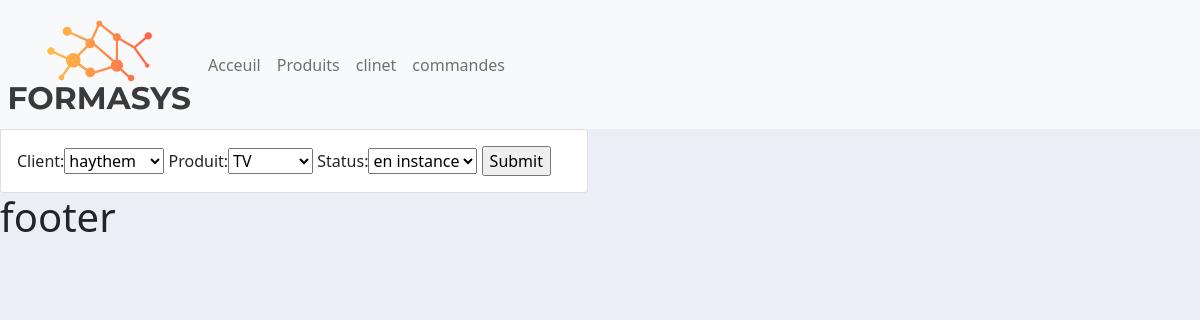
Page /commande/modifier_commande/1 on the committed database.
### commande/models.py (models this page shows)
class Commande(models.Model):
        STATUS=(('en instance','en instance'),
                ('non livré','non livré'),
                ('livré','livré'))
        client=models.ForeignKey(Client,null=True,on_delete=models.SET_NULL)
        produit=models.ForeignKey(Produit,null=True,on_delete=models.SET_NULL)
        status=models.CharField(max_length=200,null=True,choices=STATUS)
        dete_creation=models.DateTimeField(auto_now_add=True,null=True)

### commande/views.py (the view)
# urls.py: path('modifier_commande/<str:pk>',views.modifier_commande,name='modifier_commande'),
def modifier_commande(request,pk):
    commande=Commande.objects.get(id=pk)
    form=CommandeForm(instance=commande)
    if request.method=='POST':
        form=CommandeForm(request.POST ,instance=commande)
        if form.is_valid():
            form.save()
            return redirect('/')
    context={'form':form}
    return render(request, 'commande/modifier_commande.html',context)

### commande/forms.py
class CommandeForm(ModelForm):
    class Meta:
        model=Commande
        fields='__all__'

### client/models.py (called while the page is built)
    def __str__(self):
                return self.nom

### produit/models.py (called while the page is built)
    def __str__(self):
        return self.nom

### templates/commande/modifier_commande.html (shortened to what this page needs)
{% extends 'main.html'%}
{% block contenu %}
<div class="row">
    <div class="col-md-6">
        <div class="card card-body">
            <form action="" method="POST">
                {{form}}
                <input type="submit" name="Envoyer">
            </form>
        </div>
    </div>
</div>
{% endblock %}

### static/css/main.css (style rules this page uses)
body { background-color: #ebeff5; }

### rows in the picture
Commande: client "haythem", produit "TV", status "en instance"
